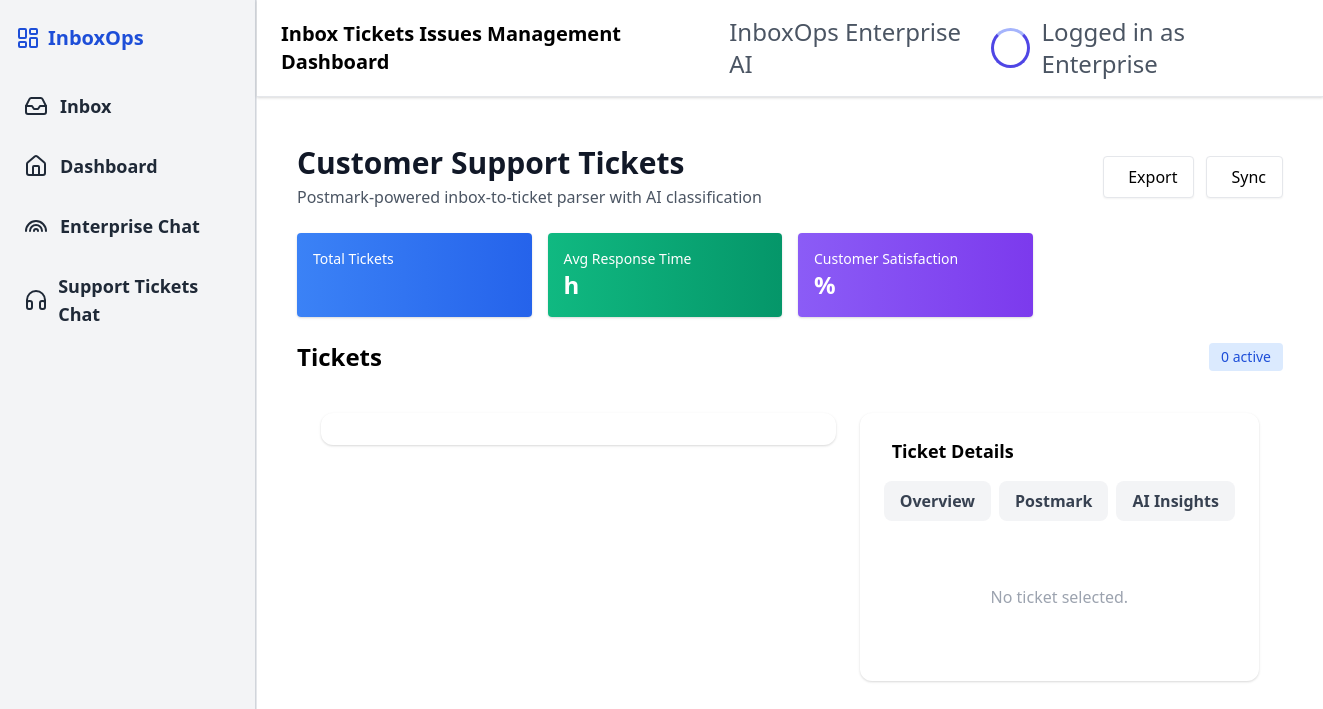
Page /support-customer on the earlier database version.
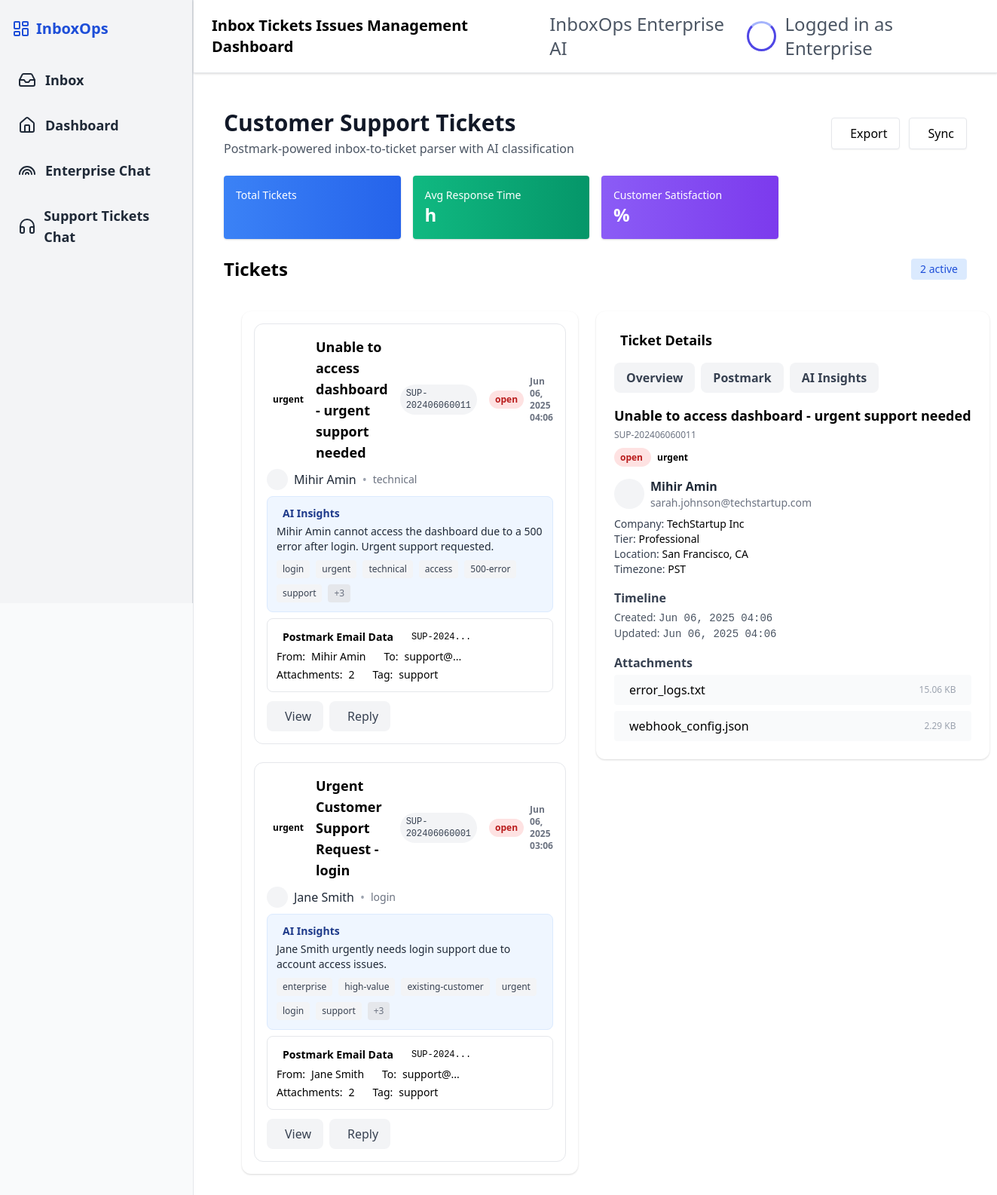
Same page on the later database version.
### app/models.py (models this page shows)
class SupportTicket(Base):
    __tablename__ = "support_tickets"
    id = Column(Integer, primary_key=True, index=True)
    sender = Column(String, index=True)
    subject = Column(String)
    message = Column(Text)
    category = Column(String, default="General")  # General, Billing, Login, Feedback, Complaint
    criticality = Column(String, default="Medium")  # Low, Medium, High, Urgent
    status = Column(String, default="open")  # open, in_progress, resolved, closed
    summary = Column(Text, nullable=True)
    tags = Column(String, nullable=True)  # Comma-separated tags like "password, refund"
    key = Column(String, unique=True)
    assigned_to = Column(String, nullable=True)
    created_at = Column(DateTime, default=datetime.utcnow)

### app/main.py (the view)
@app.get("/support-customer", response_class=HTMLResponse)
def support_chat(request: Request, db: Session = Depends(get_db)):
    tickets = db.query(models.SupportTicket).order_by(models.SupportTicket.created_at.desc()).limit(20).all()
    tickets_dict = []
    for t in tickets:
        tickets_dict.append({
            "id": t.id,
            "sender": t.sender,
            "subject": t.subject,
            "message": t.message,
            "category": t.category,
            "criticality": t.criticality,
            "status": t.status,
            "summary": t.summary,
            "tags": t.tags.split(",") if t.tags else [],
            "key": t.key,
            "assigned_to": t.assigned_to,
            "created_at": t.created_at.strftime('%b %d, %Y %H:%M') if t.created_at else "",
            "postmarkData": t.raw_json if hasattr(t, "raw_json") else {},
        })
    return templates.TemplateResponse("support_customer.html", {"request": request, "tickets": tickets_dict})

### templates/support_customer.html (shortened to what this page needs)
{% extends "layout.html" %}
{% block content %}
<div class="p-6 space-y-6">
  <div class="flex items-center justify-between">
    <div>
      <h1 class="text-3xl font-bold text-gray-900">Customer Support Tickets</h1>
      <p class="text-gray-600 mt-1">Postmark-powered inbox-to-ticket parser with AI classification</p>
    </div>
    <div class="flex items-center gap-3">
      <a href="/export" class="px-4 py-2 bg-white border rounded shadow-sm flex items-center gap-2">
         Export
      </a>
      <a href="/sync" class="px-4 py-2 bg-white border rounded shadow-sm flex items-center gap-2">
         Sync
      </a>
    </div>
  </div>
  <div class="grid grid-cols-1 sm:grid-cols-2 lg:grid-cols-4 gap-4">
    <div class="p-4 bg-gradient-to-r from-blue-500 to-blue-600 text-white rounded shadow">
      <h4 class="text-sm font-medium">Total Tickets</h4>
    </div>
    <div class="p-4 bg-gradient-to-r from-green-500 to-green-600 text-white rounded shadow">
      <h4 class="text-sm font-medium">Avg Response Time</h4>
      <p class="text-2xl font-bold">{{ avg_response_time }}h</p>
    </div>
    <div class="p-4 bg-gradient-to-r from-purple-500 to-purple-600 text-white rounded shadow">
      <h4 class="text-sm font-medium">Customer Satisfaction</h4>
      <p class="text-2xl font-bold">{{ satisfaction_score }}%</p>
    </div>
  </div>
  <div class="mt-6">
    <div class="flex items-center justify-between mb-4">
      <h2 class="text-2xl font-semibold">Tickets</h2>
      <span class="bg-blue-100 text-blue-700 px-3 py-1 rounded text-sm">{{ tickets|length }} active</span>
    </div>
<div class="flex flex-col lg:flex-row gap-6 p-6">
  <div class="flex-1">
    <div class="bg-white rounded-xl shadow p-4 space-y-6">
      {% for ticket in tickets %}
      <div class="rounded-xl border border-gray-200 p-4 mb-4{% if loop.first %} mt-0{% endif %}">
        <div class="flex items-center gap-2 mb-2">
          {% if ticket.criticality %}
            <span class="px-2 py-1 rounded-full text-xs font-semibold
              {% if ticket.criticality|lower == 'urgent' or ticket.criticality|lower == 'high' %}
                bg-orange-100 text-orange-700
              {% elif ticket.criticality|lower == 'medium' %}
                bg-yellow-100 text-yellow-700
              {% else %}
                bg-gray-100 text-gray-700
              {% endif %}
            ">
              {{ ticket.criticality|lower }}
            </span>
          {% endif %}
          <span class="font-semibold text-lg">{{ ticket.subject }}</span>
          {% if ticket.key %}
            <span class="ml-2 px-2 py-1 rounded-full bg-gray-100 text-gray-700 text-xs font-mono">{{ ticket.key }}</span>
          {% endif %}
          {% if ticket.status %}
            <span class="ml-2 px-2 py-1 rounded-full text-xs font-semibold
              {% if ticket.status == 'open' %}
                bg-red-100 text-red-700
              {% elif ticket.status == 'in_progress' %}
                bg-blue-100 text-blue-700
              {% elif ticket.status == 'resolved' %}
                bg-green-100 text-green-700
              {% else %}
                bg-gray-100 text-gray-700
              {% endif %}
            ">
              {{ ticket.status.replace('_', ' ') }}
            </span>
          {% endif %}
          <span class="ml-auto text-xs text-gray-500 font-semibold">
            {{ ticket.created_at }}
          </span>
        </div>
        <div class="flex items-center gap-2 mb-2">
          <span class="rounded-full bg-gray-100 w-7 h-7 flex items-center justify-center text-gray-400 text-lg">
          </span>
          <span class="font-medium text-gray-800">{{ ticket.sender }}</span>
          <span class="text-gray-400">•</span>
          <span class="text-gray-500 text-sm">{{ ticket.category }}</span>
        </div>
        {% if ticket.summary %}
        <div class="bg-blue-50 border border-blue-100 rounded-lg p-3 mb-2">
          <div class="flex items-center gap-2 mb-1">
            <span class="font-semibold text-blue-900 text-sm">AI Insights</span>
          </div>
          <div class="text-gray-800 text-sm">{{ ticket.summary }}</div>
          {% if ticket.tags %}
            <div class="mt-2 flex flex-wrap gap-2">
              {% for tag in ticket.tags %}
                <span class="px-2 py-1 rounded bg-gray-100 text-gray-700 text-xs">{{ tag }}</span>
              {% endfor %}
              {% if ticket.tags|length > 3 %}
                <span class="px-2 py-1 rounded bg-gray-200 text-gray-500 text-xs">+{{ ticket.tags|length - 3 }}</span>
              {% endif %}
            </div>
          {% endif %}
        </div>
        {% endif %}
        <div class="bg-orange-50 border border-orange-100 rounded-lg p-3 mb-2">
          <div class="flex items-center gap-2 mb-1">
            <span class="font-semibold text-orange-900 text-sm">Postmark Email Data</span>
            {% if ticket.key %}
              <span class="ml-2 px-2 py-1 rounded-full bg-orange-200 text-orange-800 text-xs font-mono">{{ ticket.key[:8] }}...</span>
            {% endif %}
          </div>
          <div class="flex items-center gap-2 text-sm">
            <span class="font-medium">From:</span>
            <span>{{ ticket.sender }}</span>
            <span class="ml-4 font-medium">To:</span>
            <span>support@...</span>
          </div>
          <div class="flex items-center gap-2 text-sm mt-1">
            <span class="font-medium">Attachments:</span>
            <span>2</span>
            <span class="ml-4 font-medium">Tag:</span>
            <span>support</span>
          </div>
        </div>
        <div class="flex gap-2 mt-3">
          <a href="/tickets/{{ ticket.id }}" class="px-4 py-2 bg-gray-100 rounded-lg text-gray-700 flex items-center gap-2 hover:bg-gray-200">
             View
          </a>
          <a href="/tickets/{{ ticket.id }}/reply" class="px-4 py-2 bg-gray-100 rounded-lg text-gray-700 flex items-center gap-2 hover:bg-gray-200">
             Reply
          </a>
        </div>
      </div>
      {% endfor %}
    </div>
  </div>
  <div class="lg:w-[400px] flex-shrink-0">
    <div class="bg-white rounded-xl shadow p-6 sticky top-6 w-fit">
      <div class="flex items-center gap-2 mb-4">
        <span class="font-semibold text-lg">Ticket Details</span>
      </div>
      <div class="flex gap-2 mb-4">
        <button class="px-4 py-2 rounded-lg bg-gray-100 text-gray-700 font-semibold focus:bg-white focus:shadow">Overview</button>
        <button class="px-4 py-2 rounded-lg bg-gray-100 text-gray-700 font-semibold">Postmark</button>
        <button class="px-4 py-2 rounded-lg bg-gray-100 text-gray-700 font-semibold">AI Insights</button>
      </div>
      {% set ticket = tickets[0] if tickets else None %}
      {% if ticket %}
      <div>
        <div class="font-semibold text-lg mb-1">{{ ticket.subject }}</div>
        <div class="mb-2 text-xs text-gray-500">{{ ticket.key }}</div>
        <div class="mb-2">
          {% if ticket.status %}
            <span class="px-2 py-1 rounded-full text-xs font-semibold
              {% if ticket.status == 'open' %}
                bg-red-100 text-red-700
              {% elif ticket.status == 'in_progress' %}
                bg-blue-100 text-blue-700
              {% elif ticket.status == 'resolved' %}
                bg-green-100 text-green-700
              {% else %}
                bg-gray-100 text-gray-700
              {% endif %}
            ">
              {{ ticket.status.replace('_', ' ') }}
            </span>
          {% endif %}
          {% if ticket.criticality %}
            <span class="px-2 py-1 rounded-full text-xs font-semibold
              {% if ticket.criticality|lower == 'urgent' or ticket.criticality|lower == 'high' %}
                bg-orange-100 text-orange-700
              {% elif ticket.criticality|lower == 'medium' %}
                bg-yellow-100 text-yellow-700
              {% else %}
                bg-gray-100 text-gray-700
              {% endif %}
            ">
              {{ ticket.criticality|lower }}
            </span>
          {% endif %}
        </div>
        <div class="mt-4 mb-2">
          <div class="flex items-center gap-2">
            <span class="rounded-full bg-gray-100 w-10 h-10 flex items-center justify-center text-gray-400 text-2xl">
            </span>
            <div>
              <div class="font-semibold text-gray-800">{{ ticket.sender }}</div>
              <div class="text-gray-500 text-sm">sarah.johnson@techstartup.com</div>
            </div>
          </div>
          <div class="mt-2 text-sm">
            <div><span class="font-medium text-gray-700">Company:</span> TechStartup Inc</div>
            <div><span class="font-medium text-gray-700">Tier:</span> Professional</div>
            <div><span class="font-medium text-gray-700">Location:</span> San Francisco, CA</div>
            <div><span class="font-medium text-gray-700">Timezone:</span> PST</div>
          </div>
        </div>
        <div class="mt-4">
          <div class="font-semibold text-gray-700 mb-1">Timeline</div>
          <div class="text-sm text-gray-600">
            <div>Created: <span class="font-mono">{{ ticket.created_at }}</span></div>
            <div>Updated: <span class="font-mono">{{ ticket.updated_at or ticket.created_at }}</span></div>
          </div>
        </div>
        <div class="mt-4">
          <div class="font-semibold text-gray-700 mb-1">Attachments</div>
          <div class="space-y-2">
            <div class="flex items-center gap-2 bg-gray-50 rounded px-3 py-2">
              <span class="flex-1">error_logs.txt</span>
              <span class="text-xs text-gray-400">15.06 KB</span>
            </div>
            <div class="flex items-center gap-2 bg-gray-50 rounded px-3 py-2">
              <span class="flex-1">webhook_config.json</span>
              <span class="text-xs text-gray-400">2.29 KB</span>
            </div>
          </div>
        </div>
      </div>
      {% else %}
      <div class="text-gray-400 text-center py-12">No ticket selected.</div>
      {% endif %}
    </div>
  </div>
</div>
{% endblock %}

### templates/layout.html (shortened to what this page needs)
<!DOCTYPE html>
<html lang="en">
  <head>
    <link href="https://cdn.jsdelivr.net/npm/tailwindcss@2.2.19/dist/tailwind.min.css" rel="stylesheet">
  </head>
  <body class="min-h-screen bg-muted font-sans antialiased">
    <div class="flex min-h-screen w-full">
      <aside class="bg-gray-50 border-r border-gray-200 min-h-screen flex-shrink-0">
        {% include 'sidebar.html' %}
      </aside>
      <div class="flex flex-col flex-1 min-h-screen">
        {% include 'header.html' %}
        <main class="flex-1 p-4">
          {% block content %}{% endblock %}
        </main>
      </div>
    </div>
  </body>
</html>

### templates/sidebar.html (shortened to what this page needs)
<aside class="w-64 bg-gray-100 h-screen px-4 py-6 border-r border-gray-300">
  <h2 class="text-xl font-bold mb-8 flex items-center gap-2 text-blue-700">
    InboxOps
  </h2>
  <nav class="flex flex-col gap-4">
    <a href="/u?page=inbox" class="flex items-center gap-3 text-gray-800 text-lg font-bold hover:text-blue-600 hover:bg-gray-200 block px-2 py-2 rounded transition duration-200">
      Inbox
    </a>
    <a href="/dashboard" class="flex items-center gap-3 text-gray-800 text-lg font-bold hover:text-blue-600 hover:bg-gray-200 block px-2 py-2 rounded transition duration-200">
      Dashboard
    </a>
    <a href="/new" class="flex items-center gap-3 text-gray-800 text-lg font-bold hover:text-blue-600 hover:bg-gray-200 block px-2 py-2 rounded transition duration-200">
      Enterprise Chat
    </a>
    <a href="/support-customer" class="flex items-center gap-3 text-gray-800 text-lg font-bold hover:text-green-600 hover:bg-gray-200 block px-2 py-2 rounded transition duration-200">
      Support Tickets Chat
    </a>
  </nav>
</aside>

### templates/header.html (shortened to what this page needs)
<head>
</head>
<header style="margin-bottom: 0.5em;" class="flex justify-between items-center bg-white px-6 py-4 shadow border-b">
  <h1 class="text-xl font-semibold">Inbox Tickets Issues Management Dashboard</h1>
  <div class="flex items-center text-sm text-gray-600">
    <span id="ai-chat-btn" class="px-2 cursor-pointer text-2xl">InboxOps Enterprise AI</span>
    <div id="ai-chat-btn" class="ai-icon animate-spin mr-3 cursor-pointer"></div>
    <span class="text-2xl">Logged in as Enterprise</span>
  </div>
</header>

### templates/header.html (style rules this page uses)
.animate-spin { animation: spin 2s linear infinite; }
.ai-icon { width: 40px; height: 40px; border: 3px solid #4F46E5; border-top: 3px solid #A5B4FC; border-radius: 50%; display: inline-block; }

Differences in the rows shown:
added SupportTicket: criticality "urgent", subject "Unable to access dashboard - urgent support needed", key "SUP-202406060011", status.replace "open", created_at "Jun 06, 2025 04:06", sender "Mihir Amin", category "technical", summary "Mihir Amin cannot access the dashboard due to a 500 error after login. Urgent support requested.", tags "login" "urgent" "technical" "access" "500-error" "support", tags|length "3", key "SUP-2024"
added SupportTicket: criticality "urgent", subject "Urgent Customer Support Request - login", key "SUP-202406060001", status.replace "open", created_at "Jun 06, 2025 03:06", sender "Jane Smith", category "login", summary "Jane Smith urgently needs login support due to account access issues.", tags "enterprise" "high-value" "existing-customer" "urgent" "login" "support", tags|length "3", key "SUP-2024"
Other differences:
{{ tickets|length }}: "0" → "2"
{{ ticket.created_at }}: (not shown) → "Jun 06, 2025 04:06"
{{ ticket.updated_at or ticket.created_at }}: (not shown) → "Jun 06, 2025 04:06"
text no longer shown: "No ticket selected."
text now shown: "sarah.johnson@techstartup.com Company: TechStartup Inc Tier: Professional Location: San Francisco, CA Timezone: PST Timeline Created: Updated: Attachments error_logs.txt 15.06 KB webhook_config.json 2.29 KB"
